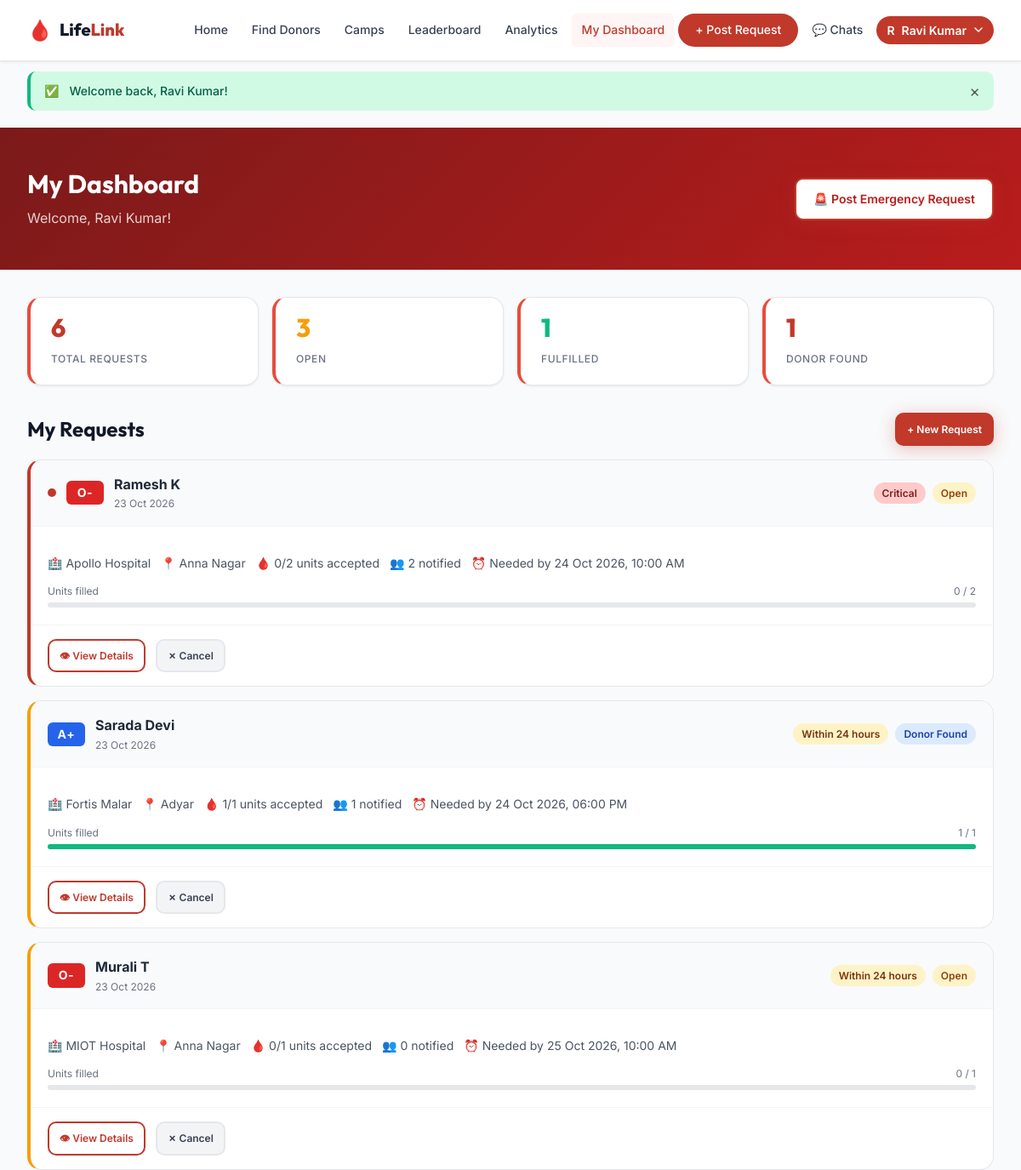
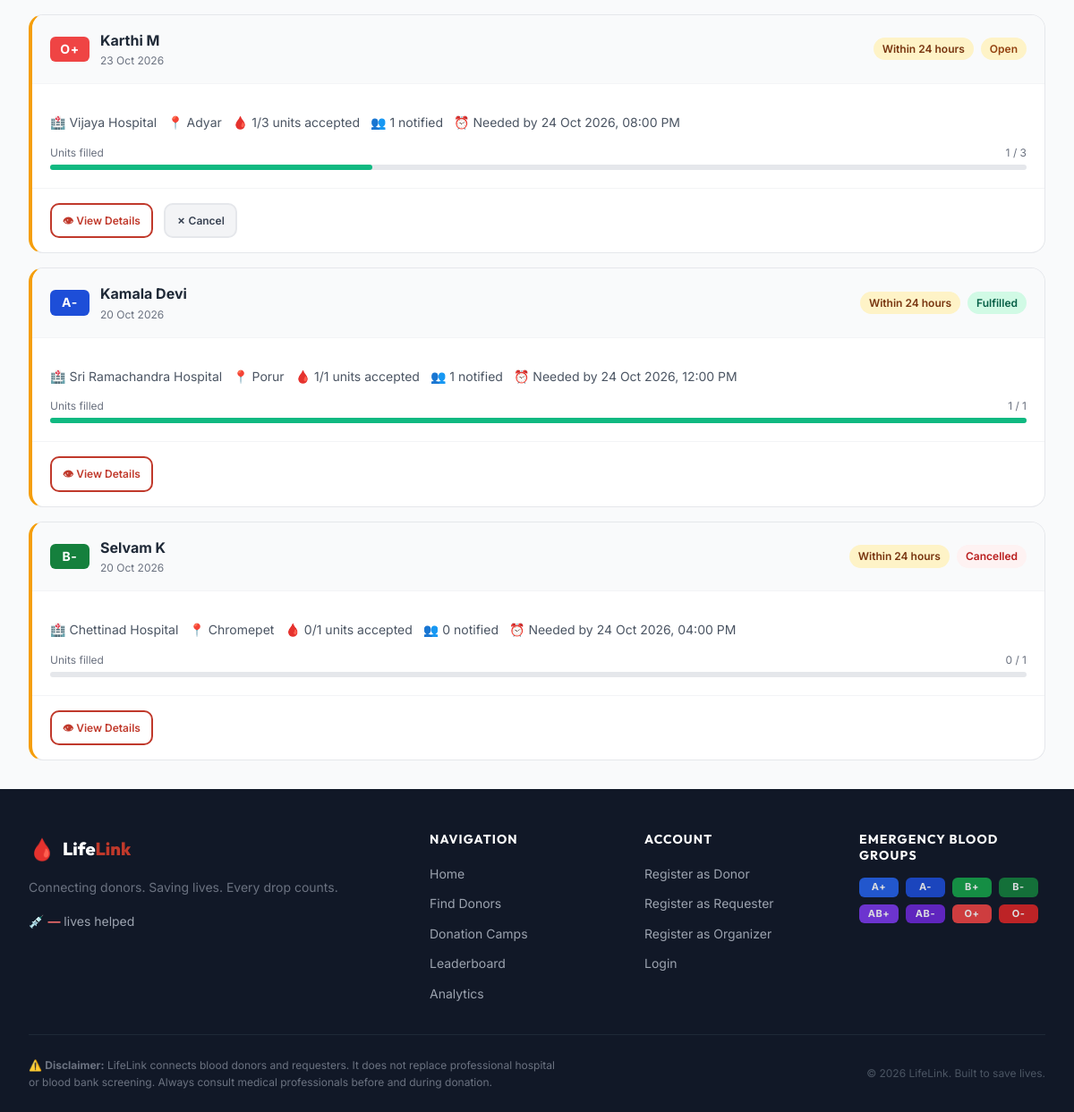
Screenshot of /pages/requester/dashboard.php (signed in) with the database file from the repository (2 pictures, top to bottom).
### tables this page shows
CREATE TABLE IF NOT EXISTS requests (
    id              INT UNSIGNED AUTO_INCREMENT PRIMARY KEY,
    requester_id    INT UNSIGNED NOT NULL,
    patient_name    VARCHAR(100) NOT NULL,
    blood_group     ENUM('A+','A-','B+','B-','AB+','AB-','O+','O-') NOT NULL,
    units_needed    TINYINT UNSIGNED NOT NULL DEFAULT 1,
    units_accepted  TINYINT UNSIGNED NOT NULL DEFAULT 0,
    hospital        VARCHAR(200) NOT NULL,
    area_id         INT UNSIGNED NULL DEFAULT NULL,
     
    lat             DECIMAL(9,6) NULL DEFAULT NULL,
    lng             DECIMAL(9,6) NULL DEFAULT NULL,
    city            VARCHAR(100) NULL DEFAULT NULL,
    state           VARCHAR(100) NULL DEFAULT NULL,
    country         VARCHAR(100) NULL DEFAULT NULL,
    urgency         ENUM('Critical','Within 24 hours','Planned') NOT NULL DEFAULT 'Planned',
    contact_phone   VARCHAR(20) NOT NULL,
    needed_by       DATETIME NOT NULL,
    status          ENUM('Open','Donor Found','Fulfilled','Expired','Cancelled') NOT NULL DEFAULT 'Open',
    created_at      DATETIME NOT NULL DEFAULT CURRENT_TIMESTAMP,
    expires_at      DATETIME NULL,
    escalated_at    DATETIME NULL,
    wave            TINYINT UNSIGNED NOT NULL DEFAULT 0,
    wave_notified_at DATETIME NULL,
    notes           TEXT NULL,
    FOREIGN KEY (requester_id) REFERENCES users(id),
    FOREIGN KEY (area_id)      REFERENCES areas(id) ON DELETE SET NULL,
    INDEX idx_status      (status),
    INDEX idx_blood_group (blood_group),
    INDEX idx_urgency     (urgency),
    INDEX idx_created     (created_at),
    INDEX idx_requester   (requester_id),
    INDEX idx_req_lat_lng (lat, lng)
);

CREATE TABLE IF NOT EXISTS areas (
    id   INT UNSIGNED AUTO_INCREMENT PRIMARY KEY,
    name VARCHAR(100) NOT NULL,
    city VARCHAR(100) NOT NULL,
    lat  DECIMAL(9,6) NULL,
    lng  DECIMAL(9,6) NULL,
    INDEX idx_city (city)
);

### includes/auth.php (called while the page is built, shortened)
<?php
function isLoggedIn(): bool {
    return !empty($_SESSION['user_id']);
}
function currentUser(): ?array {
    return [
        'id'     => $_SESSION['user_id'],
        'name'   => $_SESSION['user_name'],
        'email'  => $_SESSION['user_email'],
        'role'   => $_SESSION['user_role'],
        'status' => $_SESSION['user_status'],
    ];
}

### includes/helpers.php (called while the page is built, shortened)
<?php
function e(mixed $value): string {
    return htmlspecialchars((string)($value ?? ''), ENT_QUOTES | ENT_SUBSTITUTE, 'UTF-8');
}
function timeAgo(string $datetime): string {
    $diff = time() - strtotime($datetime);
    return date('d M Y', strtotime($datetime));
}
function formatDateTime(string $dt): string {
    return date('d M Y, h:i A', strtotime($dt));
}
function bloodGroupBadgeClass(string $group): string {
    $map = [
        'O-'  => 'badge-o-neg',
        'O+'  => 'badge-o-pos',
        'A+'  => 'badge-a-pos',
        'A-'  => 'badge-a-neg',
        'B+'  => 'badge-b-pos',
        'B-'  => 'badge-b-neg',
        'AB+' => 'badge-ab-pos',
        'AB-' => 'badge-ab-neg',
    ];
    return $map[$group] ?? 'badge-default';
}
function urgencyClass(string $urgency): string {
    return match($urgency) {
        'Critical'        => 'urgency-critical',
        'Within 24 hours' => 'urgency-urgent',
        default           => 'urgency-planned',
    };
}
function statusClass(string $status): string {
    return match($status) {
        'Open'         => 'status-open',
        'Donor Found'  => 'status-found',
        'Fulfilled'    => 'status-fulfilled',
        'Expired'      => 'status-expired',
        'Cancelled'    => 'status-cancelled',
        default        => '',
    };
}

### pages/requester/dashboard.php (the view, shortened to what this page needs)
<?php
require_once __DIR__ . '/../../includes/auth.php';
require_once __DIR__ . '/../../includes/helpers.php';
$db     = getDB();
$userId = currentUserId();
$requests = $db->prepare(
    "SELECT r.*, a.name AS area_name,
            (SELECT COUNT(*) FROM responses resp WHERE resp.request_id=r.id AND resp.status='accepted') AS accepted_count,
            (SELECT COUNT(*) FROM responses resp2 WHERE resp2.request_id=r.id) AS notified_count
     FROM requests r LEFT JOIN areas a ON a.id=r.area_id
     WHERE r.requester_id=?
     ORDER BY r.created_at DESC"
);
$requests->execute([$userId]);
$myRequests = $requests->fetchAll();
$open      = array_filter($myRequests, fn($r) => $r['status'] === 'Open');
$fulfilled = array_filter($myRequests, fn($r) => $r['status'] === 'Fulfilled');
require __DIR__ . '/../../includes/header.php';
?>
<div class="page-header">
    <div class="container">
        <div style="display:flex;align-items:center;justify-content:space-between;flex-wrap:wrap;gap:var(--space-4)">
            <div>
                <h1>My Dashboard</h1>
                <p>Welcome, <?= e(currentUser()['name']) ?>!</p>
            </div>
            <a href="<?= APP_URL ?>/pages/requester/post_request.php" class="btn btn-primary" style="background:var(--white);color:var(--red-700)">
                🚨 Post Emergency Request
            </a>
        </div>
    </div>
</div>
<section class="section-sm">
    <div class="container">
        <div class="grid-4 mb-8">
            <div class="admin-stat-card">
                <div class="admin-stat-number"><?= count($myRequests) ?></div>
                <div class="admin-stat-label">Total Requests</div>
            </div>
            <div class="admin-stat-card">
                <div class="admin-stat-number" style="color:var(--gold)"><?= count($open) ?></div>
                <div class="admin-stat-label">Open</div>
            </div>
            <div class="admin-stat-card">
                <div class="admin-stat-number" style="color:var(--green)"><?= count($fulfilled) ?></div>
                <div class="admin-stat-label">Fulfilled</div>
            </div>
            <div class="admin-stat-card">
                <div class="admin-stat-number"><?= count(array_filter($myRequests, fn($r) => $r['status']==='Donor Found')) ?></div>
                <div class="admin-stat-label">Donor Found</div>
            </div>
        </div>
        <div style="display:flex;align-items:center;justify-content:space-between;margin-bottom:var(--space-4)">
            <h2>My Requests</h2>
            <a href="<?= APP_URL ?>/pages/requester/post_request.php" class="btn btn-primary btn-sm">+ New Request</a>
        </div>
        <?php if (empty($myRequests)): ?>
            <div class="empty-state card">
                <div class="empty-icon">🏥</div>
                <h3>No Requests Yet</h3>
                <p>Post your first emergency blood request and we'll match compatible donors.</p>
                <a href="<?= APP_URL ?>/pages/requester/post_request.php" class="btn btn-primary">Post Request</a>
            </div>
        <?php else: ?>
            <div style="display:flex;flex-direction:column;gap:var(--space-4)">
            <?php foreach ($myRequests as $req): ?>
                <div class="request-card <?= $req['urgency'] === 'Critical' ? 'critical' : ($req['urgency'] === 'Within 24 hours' ? 'urgent' : 'planned') ?>">
                    <div class="request-header">
                        <div style="display:flex;align-items:center;gap:var(--space-3)">
                            <?php if ($req['urgency'] === 'Critical' && $req['status'] === 'Open'): ?><span class="pulse-dot"></span><?php endif; ?>
                            <span class="blood-badge <?= bloodGroupBadgeClass($req['blood_group']) ?>"><?= e($req['blood_group']) ?></span>
                            <div>
                                <strong><?= e($req['patient_name']) ?></strong>
                                <div class="text-xs text-muted"><?= timeAgo($req['created_at']) ?></div>
                            </div>
                        </div>
                        <div style="display:flex;gap:var(--space-2);align-items:center">
                            <span class="status-badge <?= urgencyClass($req['urgency']) ?>"><?= e($req['urgency']) ?></span>
                            <span class="status-badge <?= statusClass($req['status']) ?>"><?= e($req['status']) ?></span>
                        </div>
                    </div>
                    <div class="request-body">
                        <div class="request-meta">
                            <span class="request-meta-item">🏥 <?= e($req['hospital']) ?></span>
                            <span class="request-meta-item">📍 <?= e($req['city'] ?? $req['area_name'] ?? 'Location pending') ?></span>
                            <span class="request-meta-item">🩸 <?= (int)$req['units_accepted'] ?>/<?= (int)$req['units_needed'] ?> units accepted</span>
                            <span class="request-meta-item">👥 <?= (int)$req['notified_count'] ?> notified</span>
                            <span class="request-meta-item">⏰ Needed by <?= formatDateTime($req['needed_by']) ?></span>
                        </div>
                        <div style="margin-top:var(--space-3)">
                            <div style="display:flex;justify-content:space-between;font-size:var(--text-xs);color:var(--gray-500);margin-bottom:4px">
                                <span>Units filled</span>
                                <span><?= (int)$req['units_accepted'] ?> / <?= (int)$req['units_needed'] ?></span>
                            </div>
                            <div style="height:6px;background:var(--gray-200);border-radius:3px">
                                <div style="height:100%;background:var(--green);border-radius:3px;width:<?= $req['units_needed'] > 0 ? round(($req['units_accepted']/$req['units_needed'])*100) : 0 ?>%"></div>
                            </div>
                        </div>
                    </div>
                    <div class="request-actions">
                        <a href="<?= APP_URL ?>/pages/requester/request_detail.php?id=<?= (int)$req['id'] ?>" class="btn btn-outline btn-sm">
                            👁 View Details
                        </a>
                        <?php if ($req['status'] === 'Open' || $req['status'] === 'Donor Found'): ?>
                        <a href="<?= APP_URL ?>/pages/requester/request_detail.php?id=<?= (int)$req['id'] ?>&action=cancel"
                           class="btn btn-secondary btn-sm"
                           data-confirm="Cancel this request? This cannot be undone.">
                            ✗ Cancel
                        </a>
                        <?php endif; ?>
                    </div>
                </div>
            <?php endforeach; ?>
            </div>
        <?php endif; ?>
    </div>
</section>
<?php require __DIR__ . '/../../includes/footer.php'; ?>

### rows the page displays
requests: blood_group "O-", patient_name "Ramesh K", created_at "23 Oct 2026", urgency "Critical", status "Open", hospital "Apollo Hospital", area.name "Anna Nagar", units_accepted "0", units_needed "2", notified_count "2", needed_by "24 Oct 2026, 10:00 AM"
requests: blood_group "A+", patient_name "Sarada Devi", created_at "23 Oct 2026", urgency "Within 24 hours", status "Donor Found", hospital "Fortis Malar", area.name "Adyar", units_accepted "1", units_needed "1", notified_count "1", needed_by "24 Oct 2026, 06:00 PM"
requests: blood_group "O-", patient_name "Murali T", created_at "23 Oct 2026", urgency "Within 24 hours", status "Open", hospital "MIOT Hospital", area.name "Anna Nagar", units_accepted "0", units_needed "1", notified_count "0", needed_by "25 Oct 2026, 10:00 AM"
requests: blood_group "O+", patient_name "Karthi M", created_at "23 Oct 2026", urgency "Within 24 hours", status "Open", hospital "Vijaya Hospital", area.name "Adyar", units_accepted "1", units_needed "3", notified_count "1", needed_by "24 Oct 2026, 08:00 PM"
requests: blood_group "A-", patient_name "Kamala Devi", created_at "20 Oct 2026", urgency "Within 24 hours", status "Fulfilled", hospital "Sri Ramachandra Hospital", area.name "Porur", units_accepted "1", units_needed "1", notified_count "1", needed_by "24 Oct 2026, 12:00 PM"
requests: blood_group "B-", patient_name "Selvam K", created_at "20 Oct 2026", urgency "Within 24 hours", status "Cancelled", hospital "Chettinad Hospital", area.name "Chromepet", units_accepted "0", units_needed "1", notified_count "0", needed_by "24 Oct 2026, 04:00 PM"

### other values shown
substr($userName, 0, 1) "R"
$userName "Ravi Kumar"
$successMsg "Welcome back, Ravi Kumar!"
currentUser()['name'] "Ravi Kumar"
count($myRequests) "6"
count($open) "3"
count($fulfilled) "1"
$g "A+"
$g "A-"
$g "B+"
$g "B-"
$g "AB+"
$g "AB-"
$g "O+"
$g "O-"
